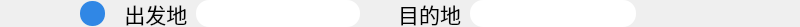
    <widget class="QFrame" name="place">
     <property name="geometry">
      <rect>
       <x>0</x>
       <y>58</y>
       <width>800</width>
       <height>27</height>
      </rect>
     </property>
     <property name="sizePolicy">
      <sizepolicy hsizetype="MinimumExpanding" vsizetype="MinimumExpanding">
       <horstretch>0</horstretch>
       <verstretch>0</verstretch>
      </sizepolicy>
     </property>
     <property name="minimumSize">
      <size>
       <width>800</width>
       <height>27</height>
      </size>
     </property>
     <property name="styleSheet">
      <string notr="true">border:none
</string>
     </property>
     <property name="frameShape">
      <enum>QFrame::StyledPanel</enum>
     </property>
     <property name="frameShadow">
      <enum>QFrame::Raised</enum>
     </property>
     <widget class="QLabel" name="label_3">
      <property name="geometry">
       <rect>
        <x>80</x>
        <y>1</y>
        <width>25</width>
        <height>25</height>
       </rect>
      </property>
      <property name="sizePolicy">
       <sizepolicy hsizetype="Fixed" vsizetype="Minimum">
        <horstretch>0</horstretch>
        <verstretch>0</verstretch>
       </sizepolicy>
      </property>
      <property name="minimumSize">
       <size>
        <width>25</width>
        <height>25</height>
       </size>
      </property>
      <property name="styleSheet">
       <string notr="true">*{
 border-radius: 12px; border: none; background: rgb(48,135,229);
}</string>
      </property>
      <property name="text">
       <string/>
      </property>
     </widget>
     <widget class="QLabel" name="label_2">
      <property name="geometry">
       <rect>
        <x>110</x>
        <y>0</y>
        <width>81</width>
        <height>27</height>
       </rect>
      </property>
      <property name="minimumSize">
       <size>
        <width>81</width>
        <height>27</height>
       </size>
      </property>
      <property name="font">
       <font>
        <family>微软雅黑</family>
        <pointsize>16</pointsize>
       </font>
      </property>
      <property name="text">
       <string>  出发地</string>
      </property>
      <property name="alignment">
       <set>Qt::AlignCenter</set>
      </property>
     </widget>
     <widget class="QLineEdit" name="lineEdit">
      <property name="enabled">
       <bool>true</bool>
      </property>
      <property name="geometry">
       <rect>
        <x>196</x>
        <y>0</y>
        <width>164</width>
        <height>27</height>
       </rect>
      </property>
      <property name="minimumSize">
       <size>
        <width>164</width>
        <height>27</height>
       </size>
      </property>
      <property name="styleSheet">
       <string notr="true">*{
border:none;
background-color: rgb(255, 255, 255); 
border-radius: 13px
}</string>
      </property>
     </widget>
     <widget class="QLabel" name="label">
      <property name="geometry">
       <rect>
        <x>360</x>
        <y>0</y>
        <width>101</width>
        <height>27</height>
       </rect>
      </property>
      <property name="minimumSize">
       <size>
        <width>80</width>
        <height>27</height>
       </size>
      </property>
      <property name="font">
       <font>
        <family>微软雅黑</family>
        <pointsize>16</pointsize>
       </font>
      </property>
      <property name="text">
       <string>目的地</string>
      </property>
      <property name="alignment">
       <set>Qt::AlignRight|Qt::AlignTrailing|Qt::AlignVCenter</set>
      </property>
     </widget>
     <widget class="QLineEdit" name="lineEdit_2">
      <property name="geometry">
       <rect>
        <x>470</x>
        <y>0</y>
        <width>166</width>
        <height>27</height>
       </rect>
      </property>
      <property name="sizePolicy">
       <sizepolicy hsizetype="Expanding" vsizetype="Fixed">
        <horstretch>0</horstretch>
        <verstretch>0</verstretch>
       </sizepolicy>
      </property>
      <property name="minimumSize">
       <size>
        <width>166</width>
        <height>27</height>
       </size>
      </property>
      <property name="styleSheet">
       <string notr="true">*{
border:none;
background-color: rgb(255, 255, 255); 
border-radius: 13px
}</string>
      </property>
     </widget>
    </widget>
